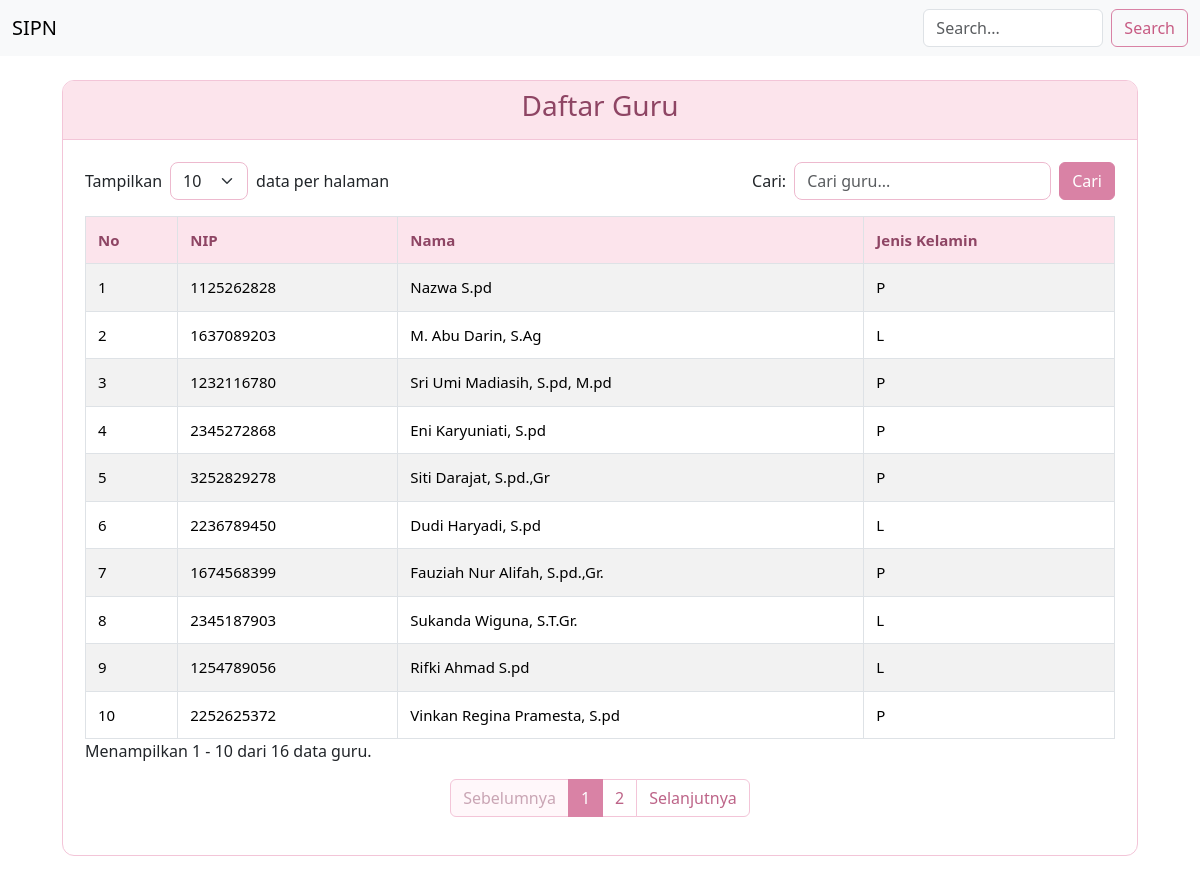
Screenshot of /daftar_guru.php with the database file from the repository.
### tables this page shows
CREATE TABLE `guru` (
  `id` int(11) NOT NULL,
  `nip` varchar(20) NOT NULL,
  `nama` varchar(100) NOT NULL,
  `jenis_kelamin` enum('L','P') NOT NULL,
  `user_id` int(11) NOT NULL
);

### daftar_guru.php (the view, shortened to what this page needs)
<?php
require_once 'koneksi.php';
require_once 'navbar.php';
?>
<?php
$batas = isset($_GET['batas']) ? (int)$_GET['batas'] : 10;
$cari = isset($_GET['cari']) ? trim($_GET['cari']) : '';
$where = "";
$sql_jumlah = "SELECT COUNT(*) AS total FROM guru $where";
$hasil_jumlah = mysqli_query($koneksi, $sql_jumlah);
$data_jumlah = mysqli_fetch_assoc($hasil_jumlah);
$total_data = (int)$data_jumlah['total'];
$total_halaman = max(1, ceil($total_data / $batas));
$halaman = isset($_GET['halaman']) ? (int)$_GET['halaman'] : 1;
$halaman = max(1, min($halaman, $total_halaman));
$mulai = ($halaman - 1) * $batas;
$sql = "SELECT * FROM guru
        $where
        ORDER BY id DESC
        LIMIT $mulai, $batas";
$hasil = mysqli_query($koneksi, $sql);
?>
<div class="container mt-4 mb-4" style="max-width: 1100px;">
    <div class="card pink-card">
        <div class="card-header text-center">
            <h3>Daftar Guru</h3>
        </div>
        <div class="card-body">
            <form method="GET" class="mb-3">
                <div class="row g-2 align-items-center">
                    <div class="col-auto">
                        Tampilkan
                    </div>
                    <div class="col-auto">
                        <select name="batas" class="form-select"
                                onchange="this.form.submit()">
                            <option value="10"
                                <?= $batas == 10 ? 'selected' : '' ?>>10</option>
                        </select>
                    </div>
                    <div class="col-auto">
                        data per halaman
                    </div>
                    <div class="col-auto ms-auto">
                        <label for="cari">Cari:</label>
                    </div>
                    <div class="col-auto">
                        <input type="text" id="cari" name="cari"
                               class="form-control"
                               placeholder="Cari guru..."
                               value="<?= htmlspecialchars($cari) ?>">
                    </div>
                    <div class="col-auto">
                        <button type="submit" class="btn btn-cari-pink">
                            Cari
                        </button>
                    </div>
                </div>
            </form>
            <div class="table-responsive">
                <table class="table table-bordered table-striped tabel-pink">
                    <thead>
                        <tr>
                            <th>No</th>
                            <th>NIP</th>
                            <th>Nama</th>
                            <th>Jenis Kelamin</th>
                        </tr>
                    </thead>
                    <tbody>
                    <?php
                    $no = $mulai + 1;
                    if ($hasil && mysqli_num_rows($hasil) > 0) {
                        while ($baris = mysqli_fetch_assoc($hasil)) {
                    ?>
                        <tr>
                            <td><?= $no++ ?></td>
                            <td><?= htmlspecialchars($baris['nip']) ?></td>
                            <td><?= htmlspecialchars($baris['nama']) ?></td>
                            <td><?= htmlspecialchars($baris['jenis_kelamin']) ?></td>
                        </tr>
                    <?php
                        }
                    } ?>
                    </tbody>
                </table>
            </div>
            <p>
                Menampilkan
                <?= $total_data > 0 ? $mulai + 1 : 0 ?>
                -
                <?= min($mulai + $batas, $total_data) ?>
                dari <?= $total_data ?> data guru.
            </p>
            <nav>
                <ul class="pagination justify-content-center">
                    <li class="page-item <?= $halaman <= 1 ? 'disabled' : '' ?>">
                        <a class="page-link"
                           href="?halaman=<?= $halaman - 1 ?>&batas=<?= $batas ?>&cari=<?= urlencode($cari) ?>">
                            Sebelumnya
                        </a>
                    </li>
                    <?php for ($i = 1; $i <= $total_halaman; $i++) { ?>
                        <li class="page-item <?= $halaman == $i ? 'active' : '' ?>">
                            <a class="page-link"
                               href="?halaman=<?= $i ?>&batas=<?= $batas ?>&cari=<?= urlencode($cari) ?>">
                                <?= $i ?>
                            </a>
                        </li>
                    <?php } ?>
                    <li class="page-item <?= $halaman >= $total_halaman ? 'disabled' : '' ?>">
                        <a class="page-link"
                           href="?halaman=<?= $halaman + 1 ?>&batas=<?= $batas ?>&cari=<?= urlencode($cari) ?>">
                            Selanjutnya
                        </a>
                    </li>
                </ul>
            </nav>
        </div>
    </div>
</div>
<?php require_once 'footer.php'; ?>

### daftar_guru.php (style rules this page uses)
.pink-card { border: 1px solid #f3c5d8; border-radius: 12px; overflow: hidden; }
.pink-card .card-header { background-color: #fce4ec; color: #8e4564; border-bottom: 1px solid #f3c5d8; }
.tabel-pink thead th { background-color: #fce4ec; color: #8e4564; vertical-align: middle; }
.btn-cari-pink { background-color: #d982a5; border-color: #d982a5; color: white; }
#cari, select[name="batas"] { border-color: #edb9ce; border-radius: 8px; }
.pagination .page-link { color: #bd6488; border-color: #f3c5d8; }
.pagination .page-item.active .page-link { background-color: #d982a5; border-color: #d982a5; color: white; }
.pagination .page-item.disabled .page-link { color: #c9a5b4; background-color: #fff7fa; }
.pink-card .card-body { padding: 22px; }
.tabel-pink { width: 100%; margin-bottom: 0; white-space: normal; font-size: 15px; }
.tabel-pink th, .tabel-pink td { padding: 12px; vertical-align: middle; }
.table-responsive { width: 100%; }

### rows the page displays
guru: nip "1125262828", nama "Nazwa S.pd", jenis_kelamin "P"
guru: nip "1637089203", nama "M. Abu Darin, S.Ag", jenis_kelamin "L"
guru: nip "1232116780", nama "Sri Umi Madiasih, S.pd, M.pd", jenis_kelamin "P"
guru: nip "2345272868", nama "Eni Karyuniati, S.pd", jenis_kelamin "P"
guru: nip "3252829278", nama "Siti Darajat, S.pd.,Gr", jenis_kelamin "P"
guru: nip "2236789450", nama "Dudi Haryadi, S.pd", jenis_kelamin "L"
guru: nip "1674568399", nama "Fauziah Nur Alifah, S.pd.,Gr.", jenis_kelamin "P"
guru: nip "2345187903", nama "Sukanda Wiguna, S.T.Gr.", jenis_kelamin "L"
guru: nip "1254789056", nama "Rifki Ahmad S.pd", jenis_kelamin "L"
guru: nip "2252625372", nama "Vinkan Regina Pramesta, S.pd", jenis_kelamin "P"

### other values shown
$mulai + 1 "1"
min($mulai + $batas, $total_data) "10"
$total_data "16"
